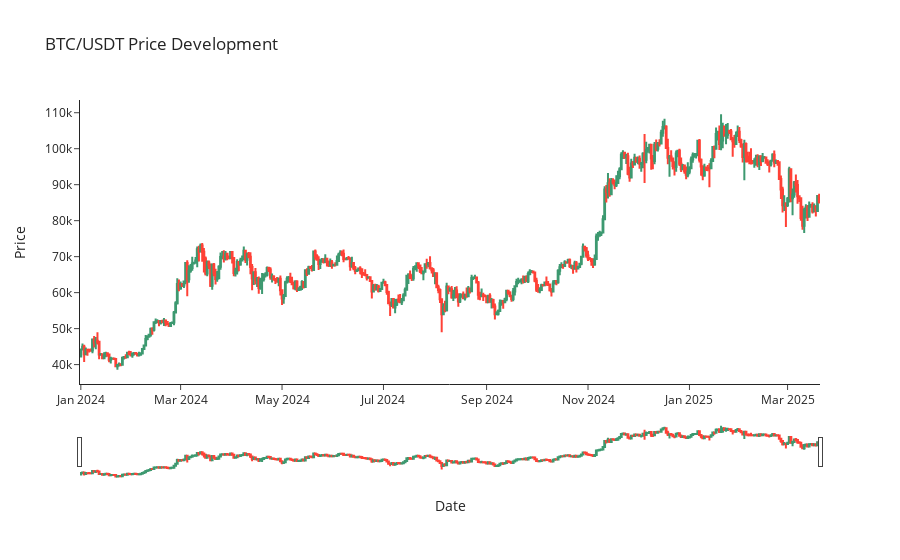

Notebook source saved alongside this figure:
### Code cell
# Plot BTC price development candlestick chart
import plotly.graph_objects as go

fig = go.Figure(data=[go.Candlestick(x=data['timestamp'], open=data['open'], high=data['high'], low=data['low'], close=data['close'])])
fig.update_layout(title='BTC/USDT Price Development', xaxis_title='Date', yaxis_title='Price')
#theme minimal
fig.update_layout(template='simple_white')
fig.show()

### Figure 1 — Plotly figure (JSON) as saved in the notebook; plotly's stock layout.template omitted (floating-point values rounded to 4 significant figures; data arrays with more than 128 entries replaced by an {"elided": "..."} marker saying what was removed)
{"data": [{"close": {"elided": "445 float values"}, "high": {"elided": "445 float values"}, "low": {"elided": "445 float values"}, "open": {"elided": "445 float values"}, "type": "candlestick", "x": {"elided": "445 str values"}}], "layout": {"title": {"text": "BTC/USDT Price Development"}, "xaxis": {"title": {"text": "Date"}}, "yaxis": {"title": {"text": "Price"}}}}
